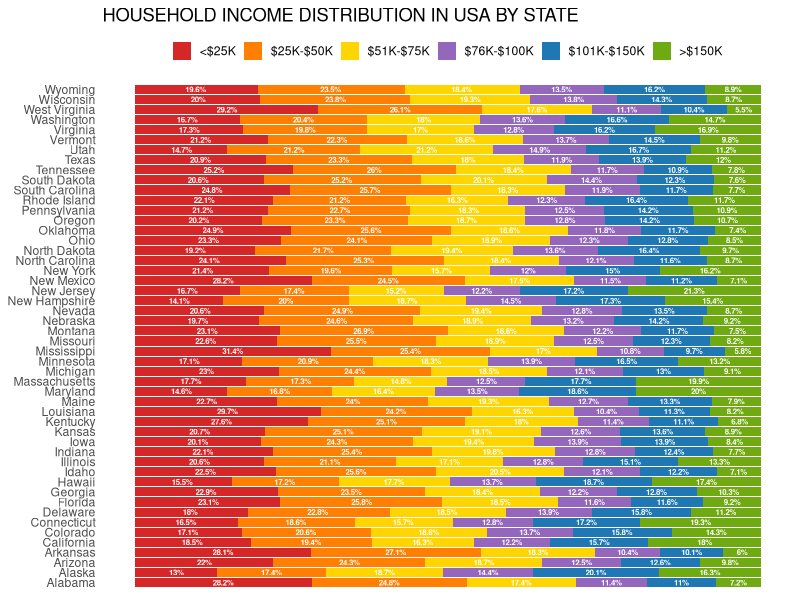

Recreate this plot in R.
# Katherine M. Prioli
# Makeover Monday - reproduce original graph
# Thu Sep 13 20:33:54 2018 ------------------------------


#### Libraries ----

library(tidyverse)


#### Read in and subset data ----

incomedata <- read_csv("ACS_16_1YR_S1901_with_ann.csv")
incomedata <- incomedata %>% select("GEO.display-label",     # Subset to only the variables of interest
                                    "HC01_EST_VC01",
                                    "HC01_EST_VC02",
                                    "HC01_EST_VC03",
                                    "HC01_EST_VC04",
                                    "HC01_EST_VC05",
                                    "HC01_EST_VC06",
                                    "HC01_EST_VC07",
                                    "HC01_EST_VC08",
                                    "HC01_EST_VC09",
                                    "HC01_EST_VC10",
                                    "HC01_EST_VC11")

colnames(incomedata) <- c("state",                           # GEO.display-label
                          "tot_households",                  # HC01_EST_VC01
                          "Less than $10,000",               # HC01_EST_VC02
                          "$10,000 to $14,999",              # HC01_EST_VC03
                          "$15,000 to $24,999",              # HC01_EST_VC04
                          "$25,000 to $34,999",              # HC01_EST_VC05
                          "$35,000 to $49,999",              # HC01_EST_VC06
                          "$50,000 to $74,999",              # HC01_EST_VC07
                          "$75,000 to $99,999",              # HC01_EST_VC08
                          "$100,000 to $149,999",            # HC01_EST_VC09
                          "$150,000 to $199,999",            # HC01_EST_VC10
                          "$200,000 or more")                # HC01_EST_VC11

incomedata <- incomedata %>% 
  slice(2:n()) %>% 
  filter(state != "Puerto Rico" & state != "District of Columbia")       # Omit DC and PR per original graph
#View(incomedata)


#### Gather and mutate data ----

incomegat <- incomedata %>% 
  gather(`Less than $10,000`,
         `$10,000 to $14,999`,
         `$15,000 to $24,999`,
         `$25,000 to $34,999`,
         `$35,000 to $49,999`,
         `$50,000 to $74,999`,
         `$75,000 to $99,999`,
         `$100,000 to $149,999`,
         `$150,000 to $199,999`,
         `$200,000 or more`,
         key = "incomelev", value = "pct")
#View(incomegat)

incometbl <- incomegat %>% 
  mutate(tot_households = as.numeric(tot_households)) %>% 
  mutate(pct = as.numeric(pct)) %>% 
  mutate(n_households = round((pct / 100) * tot_households, digits = 0)) %>% 
  mutate(incomecat = case_when(
    incomelev == "Less than $10,000" ~ "<$25K",
    incomelev == "$10,000 to $14,999" ~ "<$25K",
    incomelev == "$15,000 to $24,999" ~ "<$25K",
    incomelev == "$25,000 to $34,999" ~ "$25K-$50K",
    incomelev == "$35,000 to $49,999" ~ "$25K-$50K",
    incomelev == "$50,000 to $74,999" ~ "$51K-$75K",
    incomelev == "$75,000 to $99,999" ~ "$76K-$100K",
    incomelev == "$100,000 to $149,999" ~ "$101K-$150K",
    incomelev == "$150,000 to $199,999" ~ ">$150K",
    incomelev == "$200,000 or more" ~ ">$150K")) %>% 
  mutate(incomecat = factor(incomecat,
                        levels = c("<$25K", 
                                   "$25K-$50K", 
                                   "$51K-$75K", 
                                   "$76K-$100K", 
                                   "$101K-$150K", 
                                   ">$150K"))) %>%
  group_by(state, incomecat) %>% 
  mutate(catpct = sum(pct)) %>% 
  select(state, catpct, incomecat) %>% 
  distinct(state, catpct, incomecat) %>% 
  arrange(desc(incomecat), catpct)
#View(incometbl)


#### Recreate the original graph ----

reprod_plot <- ggplot(incometbl, aes(x = state, y = catpct / 100, 
                                     fill = incomecat, label = catpct)) +
  coord_flip() +                                                                    # Put states on vertical axis
  geom_bar(stat = "identity", aes(y = catpct * 100), position = "fill") +
  scale_fill_manual(values = c(                                                     # Match color scheme of original graph
    "<$25K" = "#D62728",
    "$25K-$50K" = "#FF7F03",
    "$51K-$75K" = "#FFD500",
    "$76K-$100K" = "#9467BD",
    "$101K-$150K" = "#1F77B4",
    ">$150K" = "#6FAA12")) +
  geom_text(aes(label = paste0(catpct,"%")),                                        # Label stacked bars
            size = 2, color = "white", fontface = "bold", 
            hjust = 0.5, position = position_stack(vjust = 0.5)) +
  scale_y_reverse() +                                                               # Ensure <$25K category on left
  theme(axis.text.x = element_blank(),
        axis.ticks = element_blank(),
        axis.title = element_blank(),
        panel.background = element_blank(),
        legend.position = "top",
        legend.title = element_blank(),
        legend.key.width = unit(0.5, "cm"),
        legend.key.height = unit(0.5, "cm")) +
  guides(fill = guide_legend(nrow = 1)) +                                           # Force all legend elements into one row
  ggtitle("HOUSEHOLD INCOME DISTRIBUTION IN USA BY STATE")
reprod_plot

#ggsave("reprod_plot.png", height = 15, width = 9.1, units = "in")


#### NEXT STEPS ----
     # Order states such that <$200K category increases from top to bottom
     # Cosmetic improvements as needed